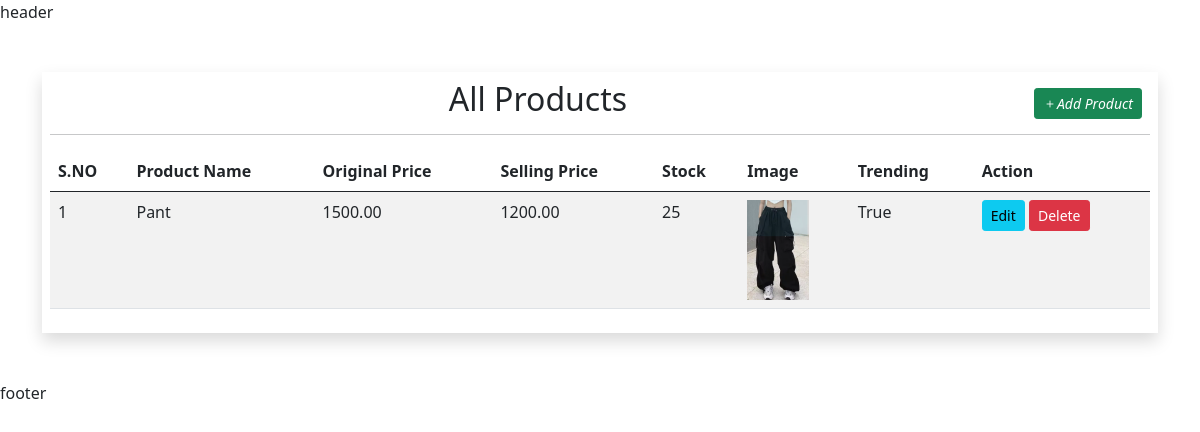
Before: /products/allproducts with the older database file.
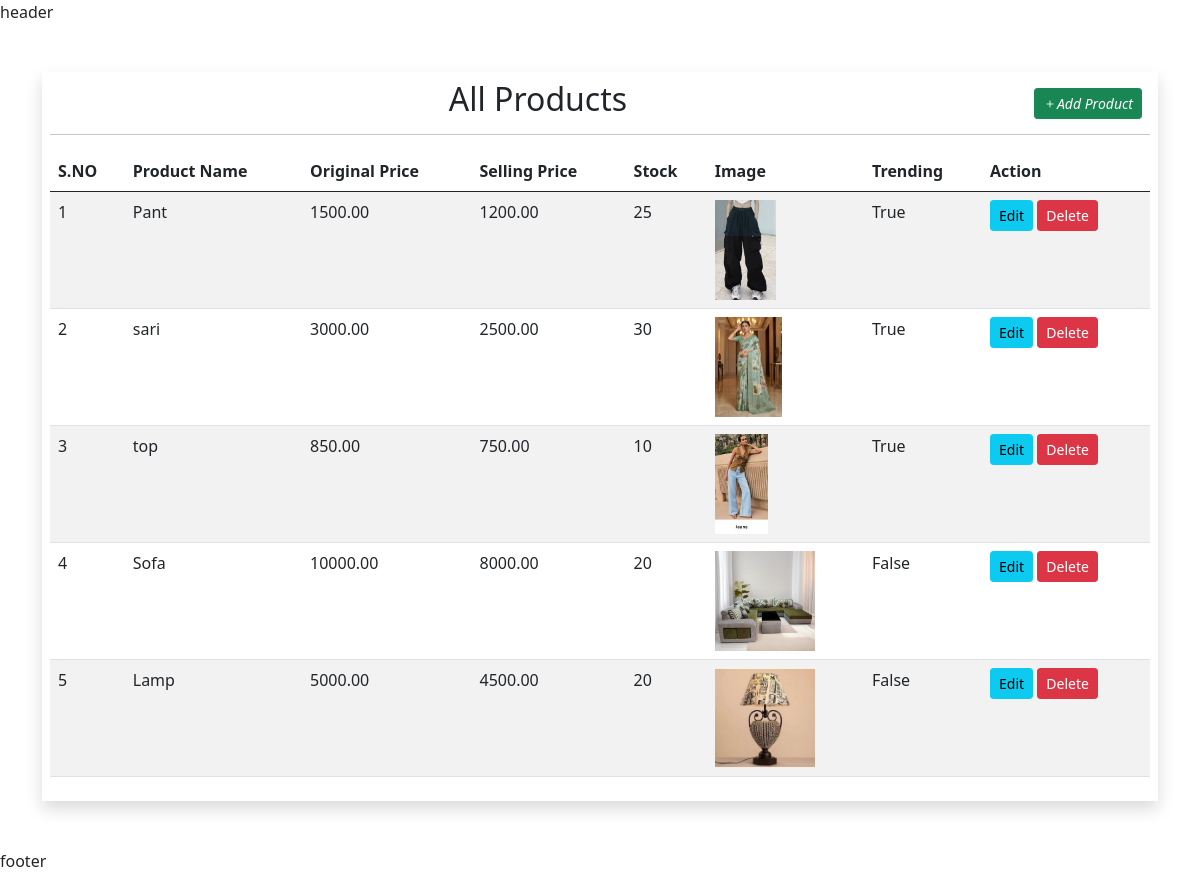
After: the same page with the newer database file.
### products/models.py (models this page shows, shortened)
class Product(models.Model):
    name = models.CharField(max_length=200)
    original_price = models.DecimalField(max_digits=7,decimal_places=2)
    selling_price = models.DecimalField(max_digits=7,decimal_places=2)
    stock = models.IntegerField()
    category = models.ForeignKey(Category, on_delete=models.CASCADE)
    trending = models.BooleanField(default=False)
    tag = models.SlugField()
    image = models.FileField(upload_to='static/uploads')
    created_at = models.DateTimeField(auto_now_add=True)
    description = models.TextField(blank=True)

### products/views.py (the view)
# urls.py: path("allproducts",allprod,name='all-products'),
def allprod(request):
    context = {
        'products': Product.objects.all()
    }
    return render(request, 'products/allproducts.html',context)

### templates/products/allproducts.html (shortened to what this page needs)
{% extends "base.html" %}
{% block main-content %}
<div class="container my-5">
    <div class="col-md-12 shadow m-auto p-2">
        <a href="{% url 'add-products' %}" class = "btn btn-success float-end m-2 btn-sm"><i class="bi bi-plus">Add Product</i></a>
        <h2 class="text-center">All Products</h2>
        <hr>
        <table class="table table-striped table-border">
            <thead>
                <tr>
                    <th>S.NO</th>
                    <th>Product Name</th>
                    <th>Original Price</th>
                    <th>Selling Price</th>
                    <th>Stock</th>
                    <th>Image</th>
                    <th>Trending</th>
                    <th>Action</th>
                </tr>
            </thead>
            <tbody>
                {% for item in products %}
                <tr>
                    <td>{{forloop.counter}}</td>
                    <td>{{item.name}}</td>
                    <td>{{item.original_price}}</td>
                    <td>{{item.selling_price}}</td>
                    <td>{{item.stock}}</td>
                    <td><img src="/{{item.image}}" height = '100px' alt="{{item.name}}"></td>
                    <td>{{item.trending}}</td>
                    <td>
                        <a href="/products/update-product/{{item.id}}" class='btn btn-info btn-sm'>Edit</a>
                        <a href="/products/delete-product/{{item.id}}" onclick = 'return confirm("Are you sure?")' class='btn btn-danger btn-sm'>Delete</a>
                    </td>
                </tr>
                {% endfor %}
            </tbody>
        </table>
    </div>
</div>
{% endblock main-content %}

### templates/base.html (shortened to what this page needs)
<!DOCTYPE html>
<html lang="en">
{% load static %}
<head>
    <link rel= 'stylesheet' href="{% static 'css/style.css' %}">
     <link href="https://cdn.jsdelivr.net/npm/bootstrap@5.0.2/dist/css/bootstrap.min.css" rel="stylesheet">
      <link rel="stylesheet" href="https://cdn.jsdelivr.net/npm/bootstrap-icons@1.13.1/font/bootstrap-icons.min.css">
</head>
<body>
    {% include "components/header.html" %}
    {% block main-content %}
    {% endblock main-content %}
    {% include "components/footer.html" %}
</body>
</html>

### templates/components/header.html
<header>header</header>

### templates/components/footer.html
<footer>footer</footer>

Changed rows visible on the page:
added Product: name "sari", original_price "3000.00", selling_price "2500.00", stock "30", image (picture), trending "True"
added Product: name "top", original_price "850.00", selling_price "750.00", stock "10", image (picture), trending "True"
added Product: name "Sofa", original_price "10000.00", selling_price "8000.00", stock "20", image (picture), trending "False"
added Product: name "Lamp", original_price "5000.00", selling_price "4500.00", stock "20", image (picture), trending "False"
